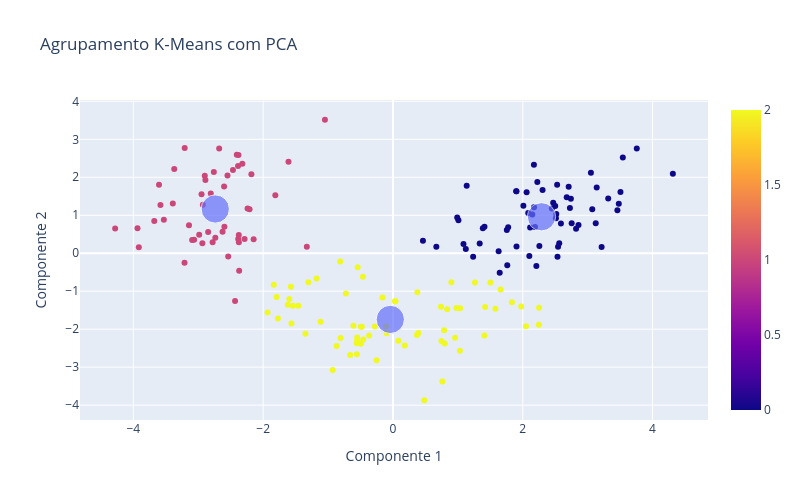

Notebook code for this chart:
### Code cell
graf1 = px.scatter(x = df_pca[:,0], y = df_pca[:,1], color=classificacao3)
graf2 = px.scatter(x = centroides[:,0], y = centroides[:,1], size = [15, 15, 15])
graf3 = go.Figure(data = graf1.data + graf2.data)
graf3.update_layout(width=800,height=500,title_text='Agrupamento K-Means com PCA')
graf3.update_xaxes(title = 'Componente 1')
graf3.update_yaxes(title = 'Componente 2')
graf3.show()

### Figure 1 — Plotly figure (JSON) as saved in the notebook; plotly's stock layout.template omitted (floating-point values rounded to 4 significant figures; data arrays with more than 128 entries replaced by an {"elided": "..."} marker saying what was removed)
{"data": [{"hovertemplate": "x=%{x}<br>y=%{y}<br>color=%{marker.color}<extra></extra>", "legendgroup": "", "marker": {"color": {"elided": "178 int values"}, "coloraxis": "coloraxis", "symbol": "circle"}, "mode": "markers", "name": "", "orientation": "v", "showlegend": false, "type": "scatter", "x": {"elided": "178 float values"}, "xaxis": "x", "y": {"elided": "178 float values"}, "yaxis": "y"}, {"hovertemplate": "x=%{x}<br>y=%{y}<br>size=%{marker.size}<extra></extra>", "legendgroup": "", "marker": {"color": "#636efa", "size": [15, 15, 15], "sizemode": "area", "sizeref": 0.0375, "symbol": "circle"}, "mode": "markers", "name": "", "orientation": "v", "showlegend": false, "type": "scatter", "x": [2.289, -2.738, -0.04084], "xaxis": "x", "y": [0.9599, 1.165, -1.743], "yaxis": "y"}], "layout": {"height": 500, "title": {"text": "Agrupamento K-Means com PCA"}, "width": 800, "xaxis": {"title": {"text": "Componente 1"}}, "yaxis": {"title": {"text": "Componente 2"}}}}
